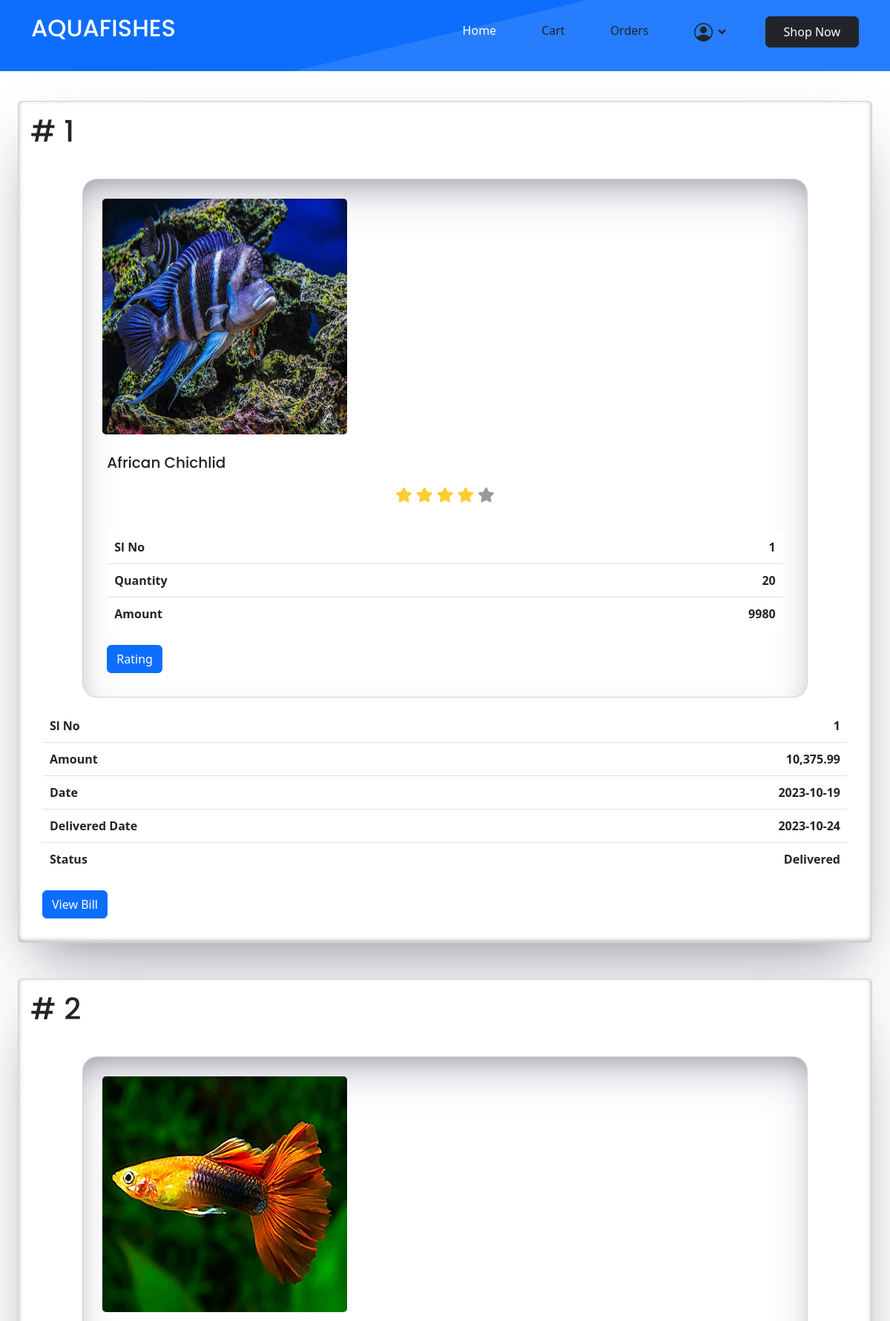
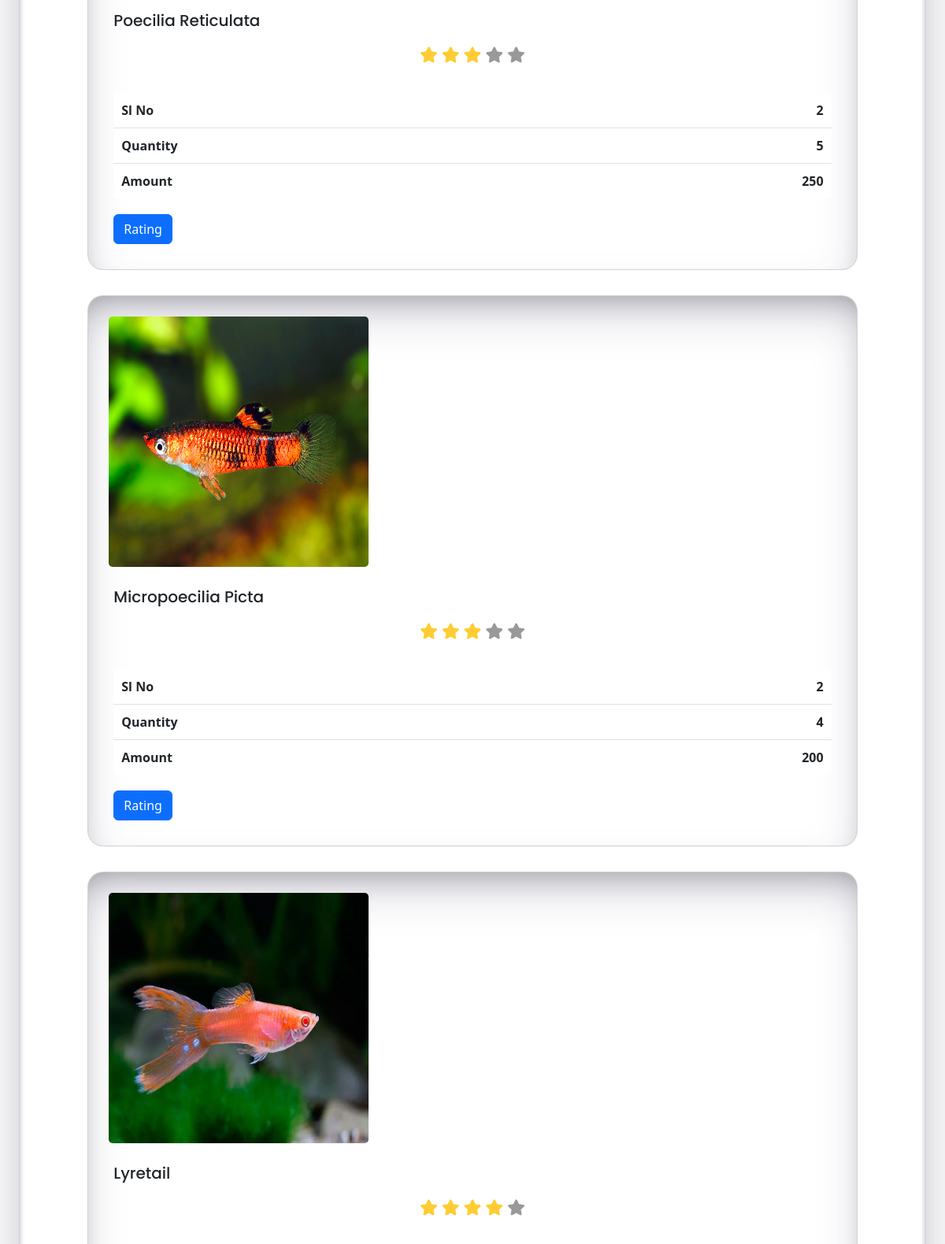
Page /User/Mybooking.php (signed in, upper part) on the committed database (2 pictures, top to bottom).
### tables this page shows
CREATE TABLE `tbl_booking` (
  `booking_id` int(11) NOT NULL,
  `user_id` int(11) NOT NULL,
  `booking_date` date NOT NULL,
  `booking_amount` varchar(50) NOT NULL,
  `booking_status` char(1) NOT NULL DEFAULT '0',
  `payment_status` char(1) NOT NULL
);

CREATE TABLE `tbl_cart` (
  `cart_id` int(11) NOT NULL,
  `booking_id` int(11) NOT NULL,
  `product_id` int(11) NOT NULL,
  `cart_quantity` varchar(50) NOT NULL DEFAULT '1',
  `cart_status` char(1) NOT NULL DEFAULT '0'
);

CREATE TABLE `tbl_product` (
  `product_id` int(11) NOT NULL,
  `product_name` varchar(50) NOT NULL,
  `product_price` varchar(50) NOT NULL,
  `product_photo` varchar(50) NOT NULL,
  `product_description` varchar(1000) NOT NULL,
  `subcategory_id` int(11) NOT NULL
);

### User/Mybooking.php (the view, shortened to what this page needs)
<?php include('../Assets/Connection/Connection.php');
include("Head.php");
?>
<!DOCTYPE html
	PUBLIC "-//W3C//DTD XHTML 1.0 Transitional//EN" "http://www.w3.org/TR/xhtml1/DTD/xhtml1-transitional.dtd">
<html xmlns="http://www.w3.org/1999/xhtml">
<head>
	<link rel="stylesheet" href="https://cdn.jsdelivr.net/npm/bootstrap@5.3.0/dist/css/bootstrap.min.css">
</head>
<body>
	<form id="form1" name="form1" method="post" action="">
		<?php
		$i = 0;
		$selQuery = "select * from tbl_booking where user_id = '" . $_SESSION['uid'] . "'";
		$row1 = $conn->query($selQuery);
		?>
		<div class="row">
			<?php
			while ($data1 = $row1->fetch_assoc()) {
				$i++;
				?>
				<div class="col-md-12 w-90">
					<div class="card m-4 p-3"
						style="box-shadow: rgba(50, 50, 93, 0.25) 0px 50px 100px -20px, rgba(0, 0, 0, 0.3) 0px 30px 60px -30px, rgba(10, 37, 64, 0.35) 0px -2px 6px 0px inset;">
						<h1>#
							<?php echo $i; ?>
						</h1>
						<div class="card-body">
							<?php
							$selQuery1 = "SELECT * FROM tbl_cart q INNER JOIN tbl_booking w ON q.booking_id = w.booking_id inner join tbl_product e on e.product_id = q.product_id where w.booking_id = '" . $data1['booking_id'] . "'";
							$row = $conn->query($selQuery1);
							while ($data = $row->fetch_assoc()) {
								?>
								<div style="display: flex; justify-content:center ">
									<div class="card p-3 m-3"
										style="width:90%;height: 700px; padding: 20px; border-radius: 20px; box-shadow: rgba(50, 50, 93, 0.25) 0px 30px 60px -12px inset, rgba(0, 0, 0, 0.3) 0px 18px 36px -18px inset; ">
										<img src="../Assets/Files/Product/<?php echo $data["product_photo"] ?>"
											class="card-img-top" alt="Product Photo"
											style="width:350px;height:350px; padding: 10px;border-radius: 15px;  ">
										<div class="card-body">
											<h5 class="card-title">
												<?php echo $data["product_name"] ?>
												<?php
												$average_rating = 0;
												$total_review = 0;
												$total_user_rating = 0;
												$query1 = "SELECT * FROM tbl_rating where product_id = '" . $data["product_id"] . "' ORDER BY rating_id DESC";
												$result1 = $conn->query($query1);
												while ($row2 = $result1->fetch_assoc()) {
													$total_review++;
													$total_user_rating = $total_user_rating + $row2["rating_value"];
												}
												if ($total_review == 0 || $total_user_rating == 0) {
													$average_rating = 0;
												} else {
													$average_rating = $total_user_rating / $total_review;
												}
												?>
												<p align="center" style="color:#F96;font-size:20px;padding: 20px;">
														<?php
													if ($average_rating == 4 || $average_rating == 3.5) {
														?>
														<i class="fas fa-star star-light mr-1 main_star" style="color:#FC3"></i>
														<i class="fas fa-star star-light mr-1 main_star" style="color:#FC3"></i>
														<i class="fas fa-star star-light mr-1 main_star" style="color:#FC3"></i>
														<i class="fas fa-star star-light mr-1 main_star" style="color:#FC3"></i>
														<i class="fas fa-star star-light mr-1 main_star" style="color:#999"></i>
														<?php
													}
													if ($average_rating == 3 || $average_rating == 2.5) {
														?>
														<i class="fas fa-star star-light mr-1 main_star" style="color:#FC3"></i>
														<i class="fas fa-star star-light mr-1 main_star" style="color:#FC3"></i>
														<i class="fas fa-star star-light mr-1 main_star" style="color:#FC3"></i>
														<i class="fas fa-star star-light mr-1 main_star" style="color:#999"></i>
														<i class="fas fa-star star-light mr-1 main_star" style="color:#999"></i>
														<?php
													}
														?>
												</p>
											</h5>
											<ul class="list-group list-group-flush">
												<li class="list-group-item">
													<span>Sl No</span>
													<span class="val">
														<?php echo $i; ?>
													</span>
												</li>
												<li class="list-group-item">
													<span>Quantity</span>
													<span class="val">
														<?php echo $data["cart_quantity"]; ?>
													</span>
												</li>
												<li class="list-group-item">
													<span>Amount</span>
													<span class="val">
														<?php echo $data['product_price'] * $data['cart_quantity'] ?>
													</span>
												</li>
											</ul>
											<?php
							if ($data1["booking_status"] == 2 && $data1["payment_status"] == 1) {
								?>
								<a href="ProductRating.php?prodid=<?php echo $data["product_id"] ?>" class="btn btn-primary"
									style="margin-top: 20px;">Rating</a>
								<?php
							}
							?>
										</div>
									</div>
								</div>
								<?php
							}
							?>
							<ul class="list-group list-group-flush">
								<li class="list-group-item">
									<span>Sl No</span>
									<span class="val">
										<?php echo $i; ?>
									</span>
								</li>
								<li class="list-group-item">
									<span>Amount</span>
									<span class="val">
										<?php
										$amount = floatval($data1["booking_amount"]) * 0.03567 + 40 + floatval($data1["booking_amount"]);
										$result = number_format($amount, 2);
										echo $result ?>
									</span>
								</li>
								<li class=" list-group-item">
									<span>Date</span>
									<span class="val">
										<?php echo $data1["booking_date"]; ?>
									</span>
									<li class="list-group-item">
    <span>Delivered Date</span>
    <span class="val">
        <?php
        $booking_date = $data1["booking_date"];
        $new_date = date('Y-m-d', strtotime($booking_date . ' +5 days'));
        echo $new_date;
        ?>
    </span>
</li>
								<li class="list-group-item">
									<span>Status</span>
									<span class="val">
										<?php
										if ($data1["booking_status"] == 1 && $data1["payment_status"] == 1) {
											echo "Booking and Payment Completed";
										} else if ($data1["booking_status"] == 1) {
											echo "Booking Completed, Payment Pending";
										} else if ($data1["booking_status"] == 2) {
											echo "Delivered";
											?>
											<?php
										}
										?>
									</span>
								</li>
							</ul>
							<a href="PdfBill.php?id=<?php echo $data1["booking_id"] ?>" class="btn btn-primary"
								style="margin-top: 20px;">View Bill</a>
						</div>
					</div>
				</div>
				<?php
			} ?>
		</div>
	</form>
</body>
<?php
include("Foot.php");
?>
</html>

### Assets/Template/User/css/style.css (style rules this page uses)
.btn { font-weight: 500; transition: .5s; }
.btn.btn-primary { color: var(--bs-white); }

### User/Mybooking.php (style rules this page uses)
.list-group-item { display: flex; justify-content: space-between; align-items: center; padding: 10px; }
.list-group-item span { font-weight: bold; }

### rows in the picture
tbl_booking: booking_amount "10,375.99", booking_date "2023-10-19", booking_date "2023-10-24", booking_status "Delivered"
tbl_cart: product.product_photo (picture), product.product_name "African Chichlid", cart_quantity "20", $data['product_price'] * $data['cart_quantity'] "9980"
tbl_cart: product.product_photo (picture), product.product_name "Poecilia Reticulata", cart_quantity "5", $data['product_price'] * $data['cart_quantity'] "250"
tbl_cart: product.product_photo (picture), product.product_name "Micropoecilia Picta", cart_quantity "4", $data['product_price'] * $data['cart_quantity'] "200"
tbl_cart: product.product_photo (picture), product.product_name "Lyretail"
